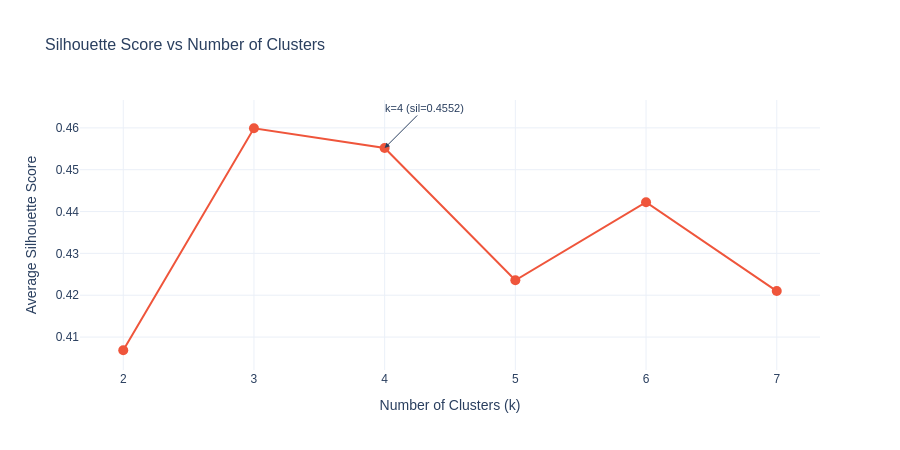

The notebook cell this image was saved under:
### Code cell
# Visualization 2/6: Silhouette Scores Plot
fig = go.Figure()

fig.add_trace(go.Scatter(
    x=list(k_range), y=silhouettes,
    mode='lines+markers',
    marker=dict(size=10, color=COLOR_PALETTE[1]),
    line=dict(width=2, color=COLOR_PALETTE[1]),
    name='Silhouette'
))

# Annotate k=4
k4_sil = silhouettes[list(k_range).index(4)]
fig.add_annotation(
    x=4, y=k4_sil,
    text=f'k=4 (sil={k4_sil:.4f})',
    showarrow=True, arrowhead=2,
    ax=40, ay=-40,
    font=dict(family=FONT_FAMILY, size=FONT_SIZE_TEXT)
)

fig.update_layout(
    title=dict(text='Silhouette Score vs Number of Clusters',
               font=dict(family=FONT_FAMILY, size=FONT_SIZE_TITLE)),
    xaxis_title='Number of Clusters (k)',
    yaxis_title='Average Silhouette Score',
    font=dict(family=FONT_FAMILY, size=FONT_SIZE_AXIS),
    showlegend=False,
    height=450
)

fig.write_html(FIGURES_DIR / 'silhouette_scores.html')
fig.show()
print(f'Saved: {FIGURES_DIR / "silhouette_scores.html"}')

### Figure 1 — Plotly figure (JSON) as saved in the notebook; plotly's stock layout.template omitted (floating-point values rounded to 4 significant figures)
{"data": [{"line": {"color": "#EF553B", "width": 2}, "marker": {"color": "#EF553B", "size": 10}, "mode": "lines+markers", "name": "Silhouette", "type": "scatter", "x": [2, 3, 4, 5, 6, 7], "y": [0.4069, 0.4599, 0.4552, 0.4236, 0.4422, 0.421]}], "layout": {"annotations": [{"arrowhead": 2, "ax": 40, "ay": -40, "font": {"family": "Arial", "size": 11}, "showarrow": true, "text": "k=4 (sil=0.4552)", "x": 4, "y": 0.4552}], "font": {"family": "Arial", "size": 12}, "height": 450, "showlegend": false, "title": {"font": {"family": "Arial", "size": 16}, "text": "Silhouette Score vs Number of Clusters"}, "xaxis": {"title": {"text": "Number of Clusters (k)"}}, "yaxis": {"title": {"text": "Average Silhouette Score"}}}}
